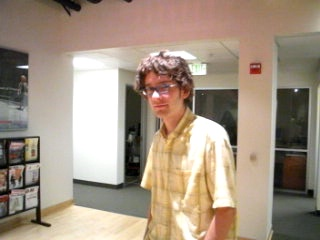
#> input picture test_images/David_0480.jpg, 320 x 240 px; its folder holds only this picture in this run
$ python detection_frontalface.py
#> lines starting #> are read from the running program, lines starting #| are printed output that depends on the picture; after the words box and inside, x2 and y2 are one past the last pixel; in counts of white or black regions, pixels touching at a corner belong together
# detection_only.py
import cv2
from pathlib import Path

def main():
    images_dir = Path("test_images")   # folder with your test images
    out_dir = Path("Detected_Faces")
    out_dir.mkdir(exist_ok=True)

    # Load Haar cascade (assumes XML is in the same folder or installed in cv2.data)
    cascade_path = "haarcascade_frontalface_default.xml"
    face_cascade = cv2.CascadeClassifier(cascade_path)
    if face_cascade.empty():
        print(f"❌ Error loading cascade: {cascade_path}")
        return

    # Loop through images
    for img_path in sorted(images_dir.iterdir()):
        if img_path.suffix.lower() not in [".jpg", ".png", ".jpeg", ".bmp"]:
            continue

        img = cv2.imread(str(img_path))
#> img is the input picture: shape (240, 320, 3); mean B, G, R 129.9, 146.8, 163.1
        if img is None:
            print(f"⚠️ Could not open {img_path.name}")
            continue

        gray = cv2.cvtColor(img, cv2.COLOR_BGR2GRAY)
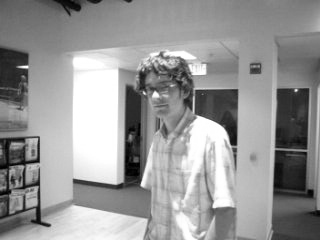
#> gray: shape (240, 320); min 0, max 255, mean 149.7
        gray = cv2.equalizeHist(gray)
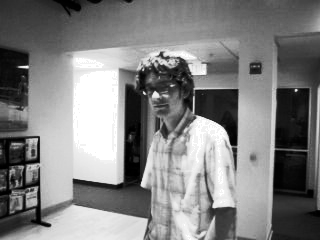
#> gray: shape (240, 320); min 0, max 255, mean 128.5

        # Detect faces
        faces = face_cascade.detectMultiScale(
            gray,
            scaleFactor=1.1,
            minNeighbors=6,
            minSize=(40, 40)
        )
#> faces = ()

        # Draw rectangles
        for (x, y, w, h) in faces:
            cv2.rectangle(img, (x, y), (x+w, y+h), (0, 255, 0), 2)
#> this loop made 0 passes

        # Save output
        out_path = out_dir / img_path.name
        cv2.imwrite(str(out_path), img)
        print(f"✅ Processed {img_path.name} → {out_path}")

if __name__ == "__main__":
    main()

$ run again, on test_images/David_20101.jpg
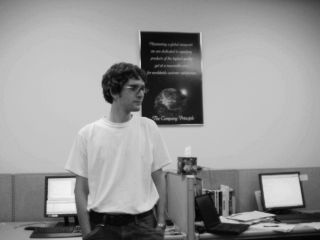
#> input picture test_images/David_20101.jpg, 320 x 240 px
#> in main, img is the input picture: shape (240, 320, 3); min 0, max 248, mean 149.9
#> in main, `gray = cv2.equalizeHist(gray)`:
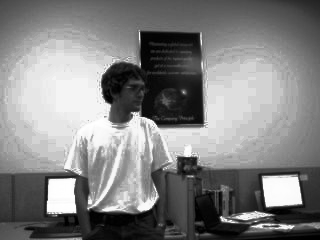
#> gray: shape (240, 320); min 0, max 255, mean 129.5
#> faces = ()

$ run again, on test_images/David_20453.jpg
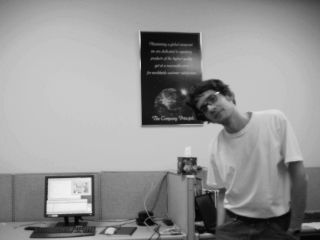
#> input picture test_images/David_20453.jpg, 320 x 240 px
#> in main, img is the input picture: shape (240, 320, 3); min 0, max 248, mean 148.2
#> in main, `gray = cv2.equalizeHist(gray)`:
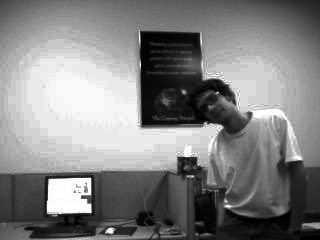
#> gray: shape (240, 320); min 0, max 255, mean 129.3
#> faces = ()

$ run again, on test_images/David_0574.jpg
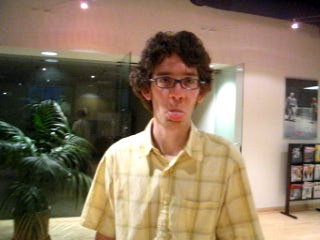
#> input picture test_images/David_0574.jpg, 320 x 240 px
#> in main, img is the input picture: shape (240, 320, 3); mean B, G, R 97.1, 119.7, 138.2
#> in main, `gray = cv2.equalizeHist(gray)`:
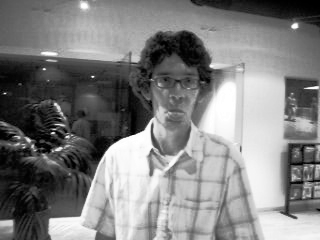
#> gray: shape (240, 320); min 0, max 255, mean 128.1
#> faces = [[146, 58, 62, 62]]
#> the loop in main, `for (x, y, w, h) in faces:` made 1 pass
#> after the loop in main, `for (x, y, w, h) in faces:`:
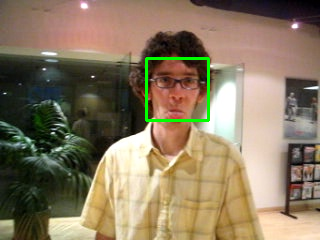
#> img: shape (240, 320, 3); 0.96% of pixels changed, all inside (x1, y1, x2, y2) = (145, 57, 210, 122)
